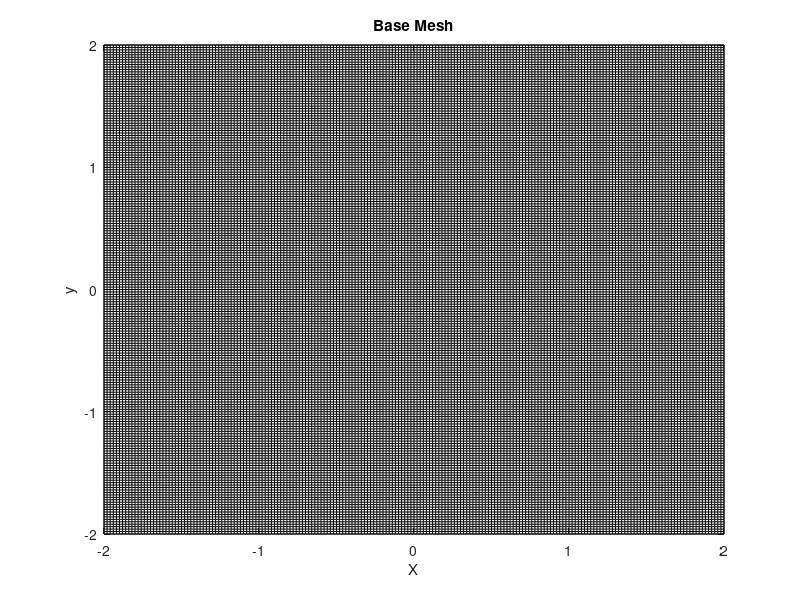
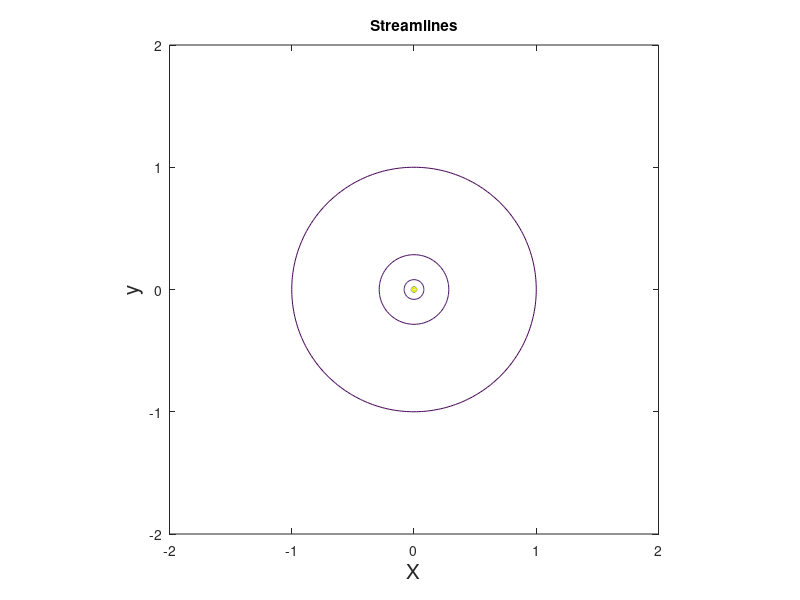
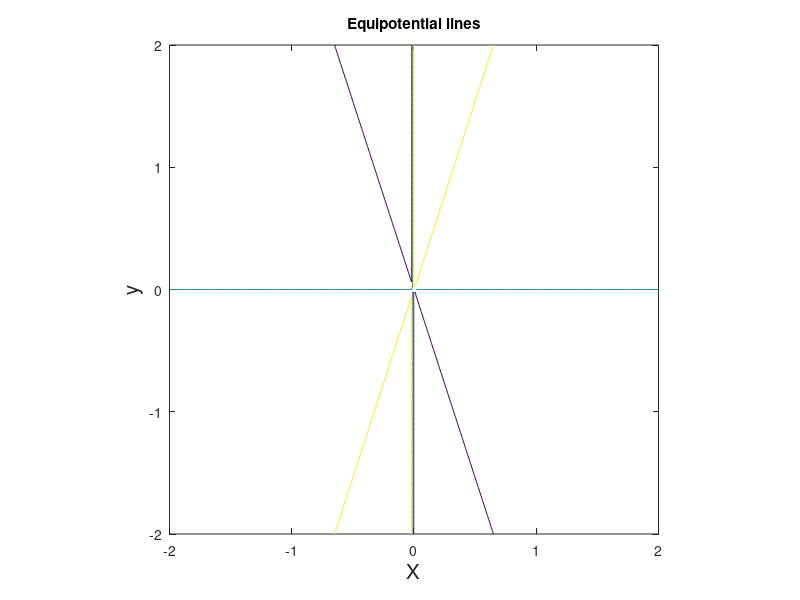
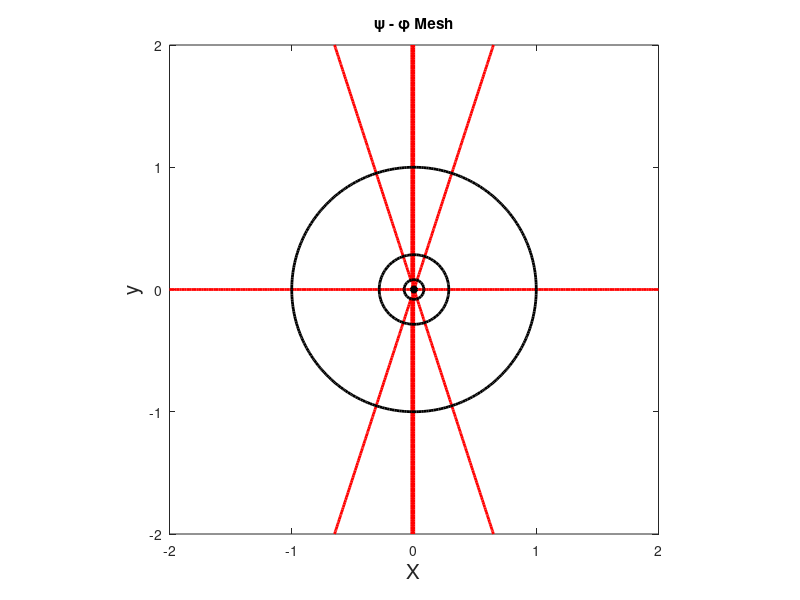

Reproduce these figures in MATLAB, in order.
clear all; close all; clc

% This program simulates the doublet flow

gamma = 1; % vortex strength

% Grid
x = -2:0.02:2;
y = -2:0.02:2;

for m = 1:length(x)
    for n = 1:length(y)
        X(m,n) = x(m);
        Y(m,n) = y(n);

        % Stream Function
        psi_vortex(m,n) = -(gamma/(4*pi)*log(x(m)^2 + y(n)^2));

        % potential Function
        phi_vortex(m,n) = gamma/(2*pi)*atan(y(n)/x(m));
    end
end

figure(1)
plot(X,Y,'-k',X',Y','-k')
xlabel('X')
ylabel('y')
title('Base Mesh')

figure(2)
% Streamlines
contour(X,Y,psi_vortex,-10:0.2:5)
xlabel('X','FontSize',15)
ylabel('y','FontSize',15)
title('Streamlines')
axis square

figure(3)
% Equipotential lines
contour(X,Y,phi_vortex,-10:0.2:5)
xlabel('X','FontSize',15)
ylabel('y','FontSize',15)
title('Equipotential lines')
axis square

figure(4)
% Psi-Phi Mesh
contour(X,Y,phi_vortex,-10:0.2:5,'r','LineWidth',2)
hold on
contour(X,Y,psi_vortex,-10:0.2:5,'k','LineWidth',2)
xlabel('X','FontSize',15)
ylabel('y','FontSize',15)
title('\psi - \phi Mesh')
axis square
hold off

figure(5)
% stream contour
contourf(X,Y,psi_vortex,-10:0.2:5)
xlabel('X','FontSize',15)
ylabel('y','FontSize',15)
title('stream contour')
axis square

